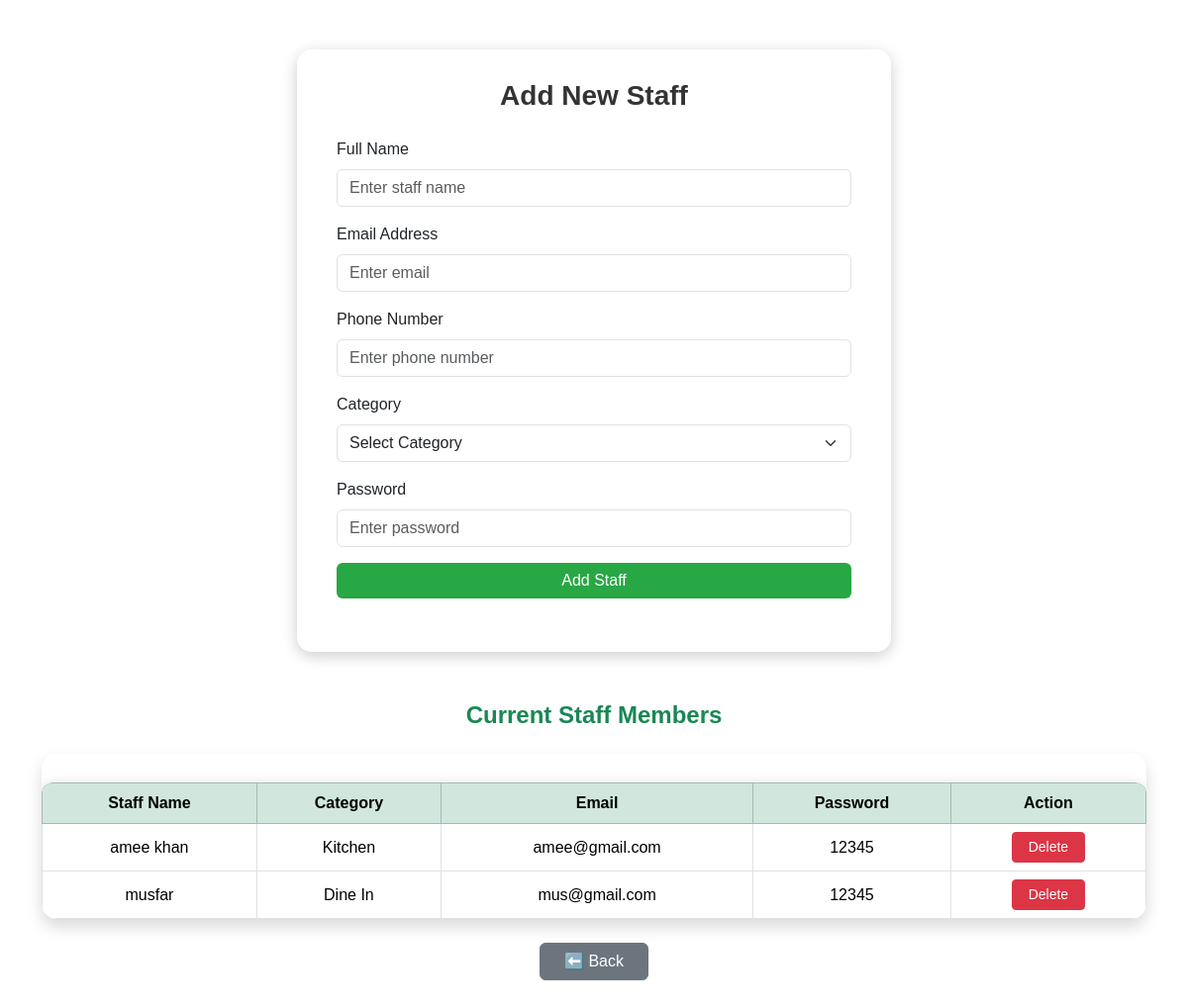
Page /addstaff on the earlier database version.
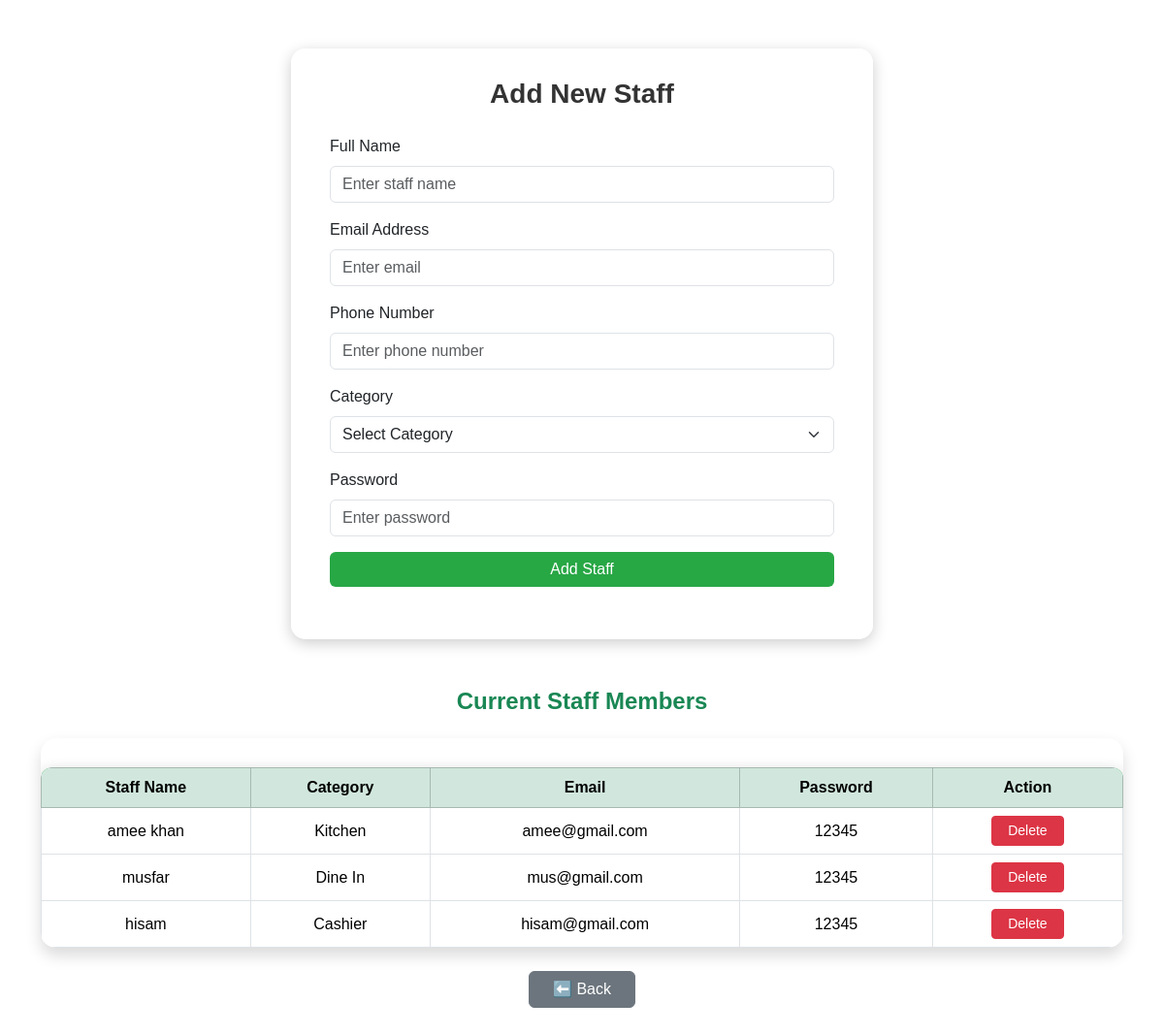
Same page on the later database version.
### app/models.py (models this page shows)
class Staff(models.Model):
    user_id=models.ForeignKey(User,on_delete=models.CASCADE,null=True)
    phonenumber=models.CharField(max_length=15)
    category=models.CharField(max_length=50)
    password=models.CharField(max_length=128)

### app/views.py (the view)
# urls.py: path('addstaff',views.addstaff,name='addstaff'),
def addstaff(request):
    if request.method=='POST':
        name=request.POST['name']
        email=request.POST['email']
        phone=request.POST['phone']
        category=request.POST['category']
        password=request.POST['password']
        data=User.objects.create_user(first_name=name,username=email,password=password)
        data.save()
        data1=Staff.objects.create(user_id=data,phonenumber=phone,category=category,password=password)
        data1.save()
        return redirect('addstaff')
    else:
        a=Staff.objects.all()
        return render (request,'Addstaff.html',{'a':a})

### templates/Addstaff.html (shortened to what this page needs)
{% load static %}
<!DOCTYPE html>
<html lang="en">
<head>
  <link href="https://cdn.jsdelivr.net/npm/bootstrap@5.3.2/dist/css/bootstrap.min.css" rel="stylesheet">
</head>
<body>
  <div class="form-container">
    <h3 class="form-title">Add New Staff</h3>
    <form action="{% url 'addstaff' %}" method="POST">
      <div class="mb-3">
        <label for="name" class="form-label">Full Name</label>
        <input type="text" class="form-control" id="name" name="name" placeholder="Enter staff name" required>
      </div>
      <div class="mb-3">
        <label for="email" class="form-label">Email Address</label>
        <input type="email" class="form-control" id="email" name="email" placeholder="Enter email" required>
      </div>
      <div class="mb-3">
        <label for="phone" class="form-label">Phone Number</label>
        <input type="text" class="form-control" id="phone" name="phone" placeholder="Enter phone number" required>
      </div>
      <div class="mb-3">
        <label for="category" class="form-label">Category</label>
        <select class="form-select" id="category" name="category" required>
          <option value="" disabled selected hidden>Select Category</option>
        </select>
      </div>
      <div class="mb-3">
        <label for="password" class="form-label">Password</label>
        <input type="password" class="form-control" id="password" name="password" placeholder="Enter password" required>
      </div>
      <button type="submit" class="btn btn-primary">Add Staff</button><br><br>
    </form>
  </div>
  <div class="container mt-5">
  <h4 class="text-center mb-4 fw-bold text-success">Current Staff Members</h4>
  <div class="table-responsive shadow rounded-4">
    <table class="table table-bordered table-hover align-middle mb-0">
      <thead class="table-success text-center">
        <tr>
          <th>Staff Name</th>
          <th>Category</th>
          <th>Email</th>
          <th>Password</th>
          <th>Action</th>
        </tr>
      </thead>
      <tbody>
        {% for i in a %}
        <tr>
          <td>{{ i.user_id.first_name }}</td>
          <td>{{ i.category }}</td>
          <td>{{ i.user_id.username }}</td>
          <td>{{ i.password }}</td>
          <td class="text-center">
            <a href="{% url 'staffdelete' i.id %}"
               class="btn btn-danger btn-sm px-3"
               onclick="return confirm('Are you sure you want to delete {{ i.staffname }}?');">
              Delete
            </a>
          </td>
        </tr>
        {% empty %}
        <tr>
          <td colspan="5" class="text-center text-muted py-3">No staff added yet</td>
        </tr>
        {% endfor %}
      </tbody>
    </table>
  </div>
  <div class="text-center mt-4">
    <a href="{% url 'adminhome' %}"><button type="button" class="btn btn-secondary px-4">⬅️ Back</button></a>
  </div>
</div>
</body>
</html>

Differences in the rows shown:
added Staff: user_id.first_name "hisam", category "Cashier", user_id.username "hisam@gmail.com", password "12345"
